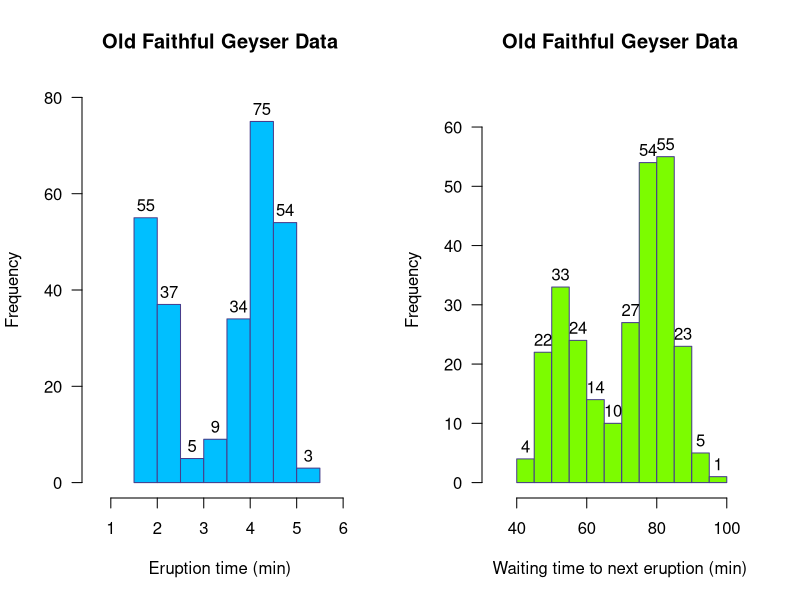

Here is the R script that generated this plot:
#Histogram
par(mfrow = c(1,2)) 
df_tilte <- "Old Faithful Geyser Data"
x_lim <-  c(min(faithful$eruption)-1, max(faithful$eruption)+1)
h1 <- hist(faithful$eruptions, main = df_tilte, xlim=x_lim, xlab = "Eruption time (min)"
           , las=1, col ="deepskyblue" , border = "darkslateblue", ylim=c(0,80))
text(h1$mids,h1$counts,labels=h1$counts, adj=c(0.5, -0.5))

x_lim <-  c(min(faithful$waiting)-10, max(faithful$waiting)+10)
h2 <- hist(faithful$waiting, main = df_tilte,breaks=10, xlim=x_lim, xlab = "Waiting time to next eruption (min)"
           , las=1,col = "lawngreen", border = "darkslateblue", ylim=c(0,65))
text(h2$mids,h2$counts,labels=h2$counts, adj=c(0.5, -0.5))